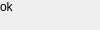
<?xml version="1.0" encoding="UTF-8"?>
<ui version="4.0">
 <class>Form</class>
 <widget class="QWidget" name="Form">
  <widget class="QLabel" name="label">
   <property name="text">
    <string>ok</string>
   </property>
  </widget>
 </widget>
 <resources/>
 <connections/>
</ui>
